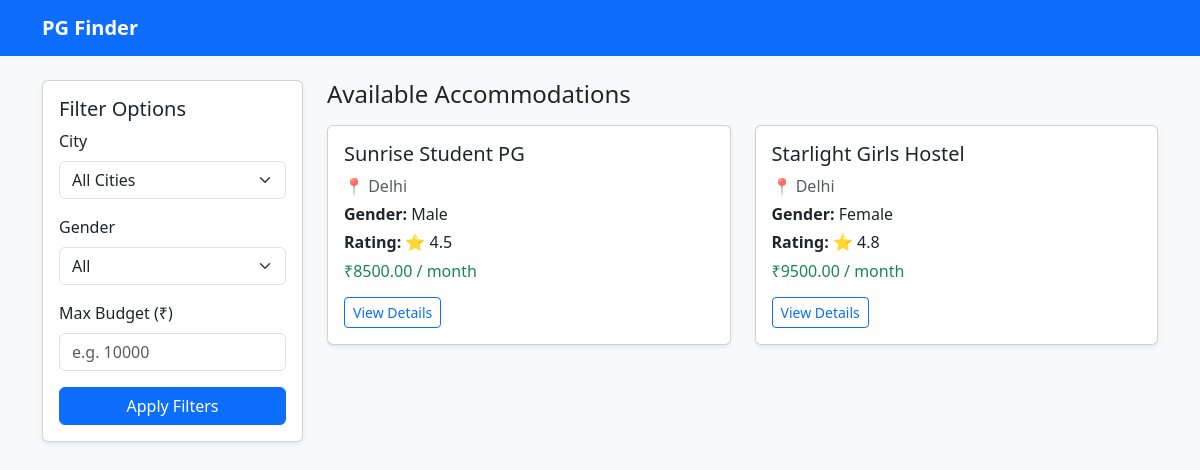
The app's page /index.php?city=Delhi with its own data.
### tables this page shows
CREATE TABLE `properties` (
  `id` int(11) NOT NULL,
  `name` varchar(150) NOT NULL,
  `city` varchar(100) NOT NULL,
  `price` decimal(10,2) NOT NULL,
  `gender` enum('Male','Female','Unisex') NOT NULL,
  `rating` decimal(2,1) DEFAULT 0.0,
  `image` varchar(255) DEFAULT NULL
);

### index.php (the view, shortened to what this page needs)
<?php include('db_connect.php'); ?>
<!DOCTYPE html>
<html lang="en">
<head>
    <link href="https://cdn.jsdelivr.net/npm/bootstrap@5.3.0/dist/css/bootstrap.min.css" rel="stylesheet">
</head>
<body class="bg-light">
<nav class="navbar navbar-expand-lg navbar-dark bg-primary mb-4">
  <div class="container">
    <a class="navbar-brand fw-bold" href="index.php">PG Finder</a>
  </div>
</nav>
<div class="container">
    <div class="row">
        <div class="col-md-3 mb-4">
            <div class="card p-3 shadow-sm">
                <h5>Filter Options</h5>
                <form method="GET" action="index.php">
                    <div class="mb-3">
                        <label class="form-label">City</label>
                        <select name="city" class="form-select">
                            <option value="">All Cities</option>
                        </select>
                    </div>
                    <div class="mb-3">
                        <label class="form-label">Gender</label>
                        <select name="gender" class="form-select">
                            <option value="">All</option>
                        </select>
                    </div>
                    <div class="mb-3">
                        <label class="form-label">Max Budget (₹)</label>
                        <input type="number" name="budget" class="form-control" placeholder="e.g. 10000">
                    </div>
                    <button type="submit" class="btn btn-primary w-100">Apply Filters</button>
                </form>
            </div>
        </div>
        <div class="col-md-9">
            <h4 class="mb-3">Available Accommodations</h4>
            <div class="row">
                <?php
                $where = [];
                if (!empty($_GET['city'])) {
                    $city = mysqli_real_escape_string($conn, $_GET['city']);
                    $where[] = "city = '$city'";
                }
                $sql = "SELECT * FROM properties";
                if (count($where) > 0) {
                    $sql .= " WHERE " . implode(' AND ', $where);
                }
                $result = mysqli_query($conn, $sql);
                if ($result && mysqli_num_rows($result) > 0) {
                    while($row = mysqli_fetch_assoc($result)) {
                ?>
                <div class="col-md-6 mb-4">
                    <div class="card h-100 shadow-sm">
                        <div class="card-body">
                            <h5 class="card-title"><?php echo htmlspecialchars($row['name']); ?></h5>
                            <p class="card-text text-muted mb-1">📍 <?php echo htmlspecialchars($row['city']); ?></p>
                            <p class="card-text mb-1"><strong>Gender:</strong> <?php echo htmlspecialchars($row['gender']); ?></p>
                            <p class="card-text mb-2"><strong>Rating:</strong> ⭐ <?php echo htmlspecialchars($row['rating']); ?></p>
                            <h6 class="text-success">₹<?php echo htmlspecialchars($row['price']); ?> / month</h6>
                            <a href="details.php?id=<?php echo $row['id']; ?>" class="btn btn-outline-primary btn-sm mt-2">View Details</a>
                        </div>
                    </div>
                </div>
                <?php
                    }
                } else {
                    echo "<p class='text-muted'>No properties found matching your criteria.</p>";
                }
                ?>
            </div>
        </div>
    </div>
</div>
</body>
</html>

### records on screen
properties: name "Sunrise Student PG", city "Delhi", gender "Male", rating "4.5", price "8500.00"
properties: name "Starlight Girls Hostel", city "Delhi", gender "Female", rating "4.8", price "9500.00"
